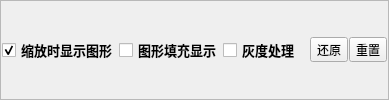
           <widget class="QFrame" name="frame_4">
            <property name="styleSheet">
             <string notr="true"/>
            </property>
            <property name="frameShape">
             <enum>QFrame::StyledPanel</enum>
            </property>
            <property name="frameShadow">
             <enum>QFrame::Raised</enum>
            </property>
            <layout class="QGridLayout" name="gridLayout_8">
             <property name="leftMargin">
              <number>1</number>
             </property>
             <property name="topMargin">
              <number>1</number>
             </property>
             <property name="rightMargin">
              <number>1</number>
             </property>
             <property name="bottomMargin">
              <number>1</number>
             </property>
             <property name="spacing">
              <number>1</number>
             </property>
             <item row="0" column="0">
              <layout class="QHBoxLayout" name="horizontalLayout_8" stretch="1,0,0,10,0,0">
               <item>
                <widget class="QCheckBox" name="ckb_ShowObj">
                 <property name="font">
                  <font>
                   <family>微软雅黑</family>
                   <pointsize>10</pointsize>
                   <weight>75</weight>
                   <bold>true</bold>
                  </font>
                 </property>
                 <property name="styleSheet">
                  <string notr="true"/>
                 </property>
                 <property name="text">
                  <string>缩放时显示图形</string>
                 </property>
                 <property name="checked">
                  <bool>true</bool>
                 </property>
                </widget>
               </item>
               <item>
                <widget class="QCheckBox" name="ckb_ShowObj_Fill">
                 <property name="enabled">
                  <bool>true</bool>
                 </property>
                 <property name="font">
                  <font>
                   <family>微软雅黑</family>
                   <pointsize>10</pointsize>
                   <weight>75</weight>
                   <bold>true</bold>
                  </font>
                 </property>
                 <property name="mouseTracking">
                  <bool>true</bool>
                 </property>
                 <property name="styleSheet">
                  <string notr="true"/>
                 </property>
                 <property name="text">
                  <string>图形填充显示</string>
                 </property>
                 <property name="checked">
                  <bool>false</bool>
                 </property>
                </widget>
               </item>
               <item>
                <widget class="QCheckBox" name="checkBox_Gray">
                 <property name="font">
                  <font>
                   <family>微软雅黑</family>
                   <pointsize>10</pointsize>
                   <weight>75</weight>
                   <bold>true</bold>
                  </font>
                 </property>
                 <property name="text">
                  <string>灰度处理</string>
                 </property>
                </widget>
               </item>
               <item>
                <widget class="QLabel" name="lbl_Status">
                 <property name="font">
                  <font>
                   <family>微软雅黑</family>
                   <pointsize>10</pointsize>
                   <weight>75</weight>
                   <bold>true</bold>
                  </font>
                 </property>
                 <property name="styleSheet">
                  <string notr="true"/>
                 </property>
                 <property name="text">
                  <string/>
                 </property>
                 <property name="alignment">
                  <set>Qt::AlignCenter</set>
                 </property>
                </widget>
               </item>
               <item>
                <widget class="QToolButton" name="pBtn_FitImage">
                 <property name="sizePolicy">
                  <sizepolicy hsizetype="Fixed" vsizetype="Fixed">
                   <horstretch>0</horstretch>
                   <verstretch>0</verstretch>
                  </sizepolicy>
                 </property>
                 <property name="text">
                  <string>还原</string>
                 </property>
                 <property name="iconSize">
                  <size>
                   <width>20</width>
                   <height>20</height>
                  </size>
                 </property>
                </widget>
               </item>
               <item>
                <widget class="QToolButton" name="btn_ClearWindow">
                 <property name="sizePolicy">
                  <sizepolicy hsizetype="Fixed" vsizetype="Fixed">
                   <horstretch>0</horstretch>
                   <verstretch>0</verstretch>
                  </sizepolicy>
                 </property>
                 <property name="text">
                  <string>重置</string>
                 </property>
                 <property name="iconSize">
                  <size>
                   <width>20</width>
                   <height>20</height>
                  </size>
                 </property>
                </widget>
               </item>
              </layout>
             </item>
            </layout>
           </widget>
